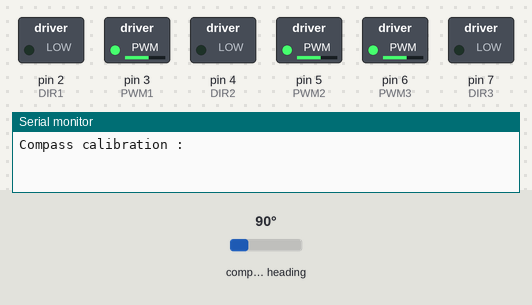
This sketch was run on a simulated Arduino Uno, built with avr-gcc and run on an emulated ATmega328P. On the bench: switched loads named in the sketch (green lamp = pin HIGH), the last lines printed to the serial monitor. The inputs (shaded band) are chosen by the test bench; at power-on: compass heading 90°. At 24.3 s the program stops and its outputs stay as they are.

Above: at 0.1 s.
At 21.4 s:
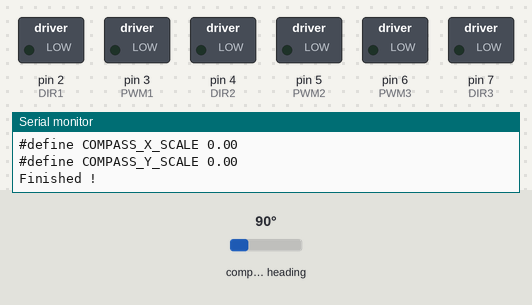
Timing chart, 0 to 22.9 s (numbered marks = the images above):
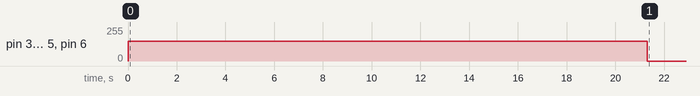

Measured:
- by itself, pin 3 (PWM1), pin 5 (PWM2), pin 6 (PWM3): 0/255 → 150/255 at 0.00 s, → 0/255 21.3 s later

The sketch:

compass-calibration.ino
```cpp
// Reference the I2C Library
#include <Wire.h>

// Reference the HMC5883L Compass Library
#include <Adafruit_Sensor.h>
#include <Adafruit_HMC5883_U.h>

/* Assign a unique ID to this sensor at the same time */
Adafruit_HMC5883_Unified mag = Adafruit_HMC5883_Unified(12345);


#define DIR1 2
#define PWM1 3
#define DIR2 4
#define PWM2 5
#define DIR3 7
#define PWM3 6


float compass_x_offset = 0;
float compass_y_offset = 0;
float compass_x_scale = 0;
float compass_y_scale = 0;


void setSpeed(int dir_pin,int pwm_pin,int speed) {

  if (speed>255) speed=255;
  if (speed<-255) speed=-255;

  if (speed>=0) {
    digitalWrite(dir_pin,0);
    analogWrite(pwm_pin,speed);
  } else {
    digitalWrite(dir_pin,1);
    analogWrite(pwm_pin,255+speed);
  }


}

void compass_calibration() {

  int nb = 0;
  float x_total = 0,y_total=0;
  float x_min=0,y_min=0,x_max=0,y_max=0;
  sensors_event_t event;

  float avg_x=0, avg_y=0;
  float error = 0.01;

  Serial.println("");
  Serial.println("");
  Serial.println("Compass calibration :");
  Serial.println("");

  while(1) {


    mag.getEvent(&event);

    float mx = event.magnetic.x;
    float my = event.magnetic.y;

    if (nb==0) {
        x_min=mx;x_max=mx;
        y_min=my;y_max=my;
    }

    nb++;
    x_total+=mx;
    y_total+=my;
    if (mx<x_min) x_min=mx;
    if (mx>x_max) x_max=mx;
    if (my<y_min) y_min=my;
    if (my>y_min) y_max=my;

    if (nb>1000) {
        float new_avg_x=x_total/nb;
        float new_avg_y=y_total/nb;

        if ( (abs(new_avg_x-avg_x)<error) && (abs(new_avg_y-avg_y)<error) ) break;

        avg_x=x_total/nb;
        avg_y=y_total/nb;

    }

    delay(20);

  }

  compass_x_offset = -avg_x;
  compass_y_offset = -avg_y;
  compass_x_scale = x_max-x_min;
  compass_y_scale = y_max-y_min;

  Serial.print("#define COMPASS_X_OFFSET ");
  Serial.println(compass_x_offset);
  Serial.print("#define COMPASS_Y_OFFSET ");
  Serial.println(compass_y_offset);
  Serial.print("#define COMPASS_X_SCALE ");
  Serial.println(compass_x_scale);
  Serial.print("#define COMPASS_Y_SCALE ");
  Serial.println(compass_y_scale);

  Serial.println("");
  Serial.println("Finished !");

}

void setup() {

  // motors
  pinMode(DIR1,OUTPUT);
  pinMode(PWM1,OUTPUT);
  digitalWrite(DIR1,0);
  digitalWrite(PWM1,0);

  pinMode(DIR2,OUTPUT);
  pinMode(PWM2,OUTPUT);
  digitalWrite(DIR2,0);
  digitalWrite(PWM2,0);

  pinMode(DIR3,OUTPUT);
  pinMode(PWM3,OUTPUT);
  digitalWrite(DIR3,0);
  digitalWrite(PWM3,0);

  // i2c
  Wire.begin(); // Start the I2C interface.

  // serial port
  Serial.begin(115200);

  // compass
  mag.begin();

}

void loop() {
  // put your main code here, to run repeatedly:

  setSpeed(DIR1,PWM1,150);
  setSpeed(DIR2,PWM2,150);
  setSpeed(DIR3,PWM3,150);
  compass_calibration();

  setSpeed(DIR1,PWM1,0);
  setSpeed(DIR2,PWM2,0);
  setSpeed(DIR3,PWM3,0);

  while(1) delay(1000);

}
```
